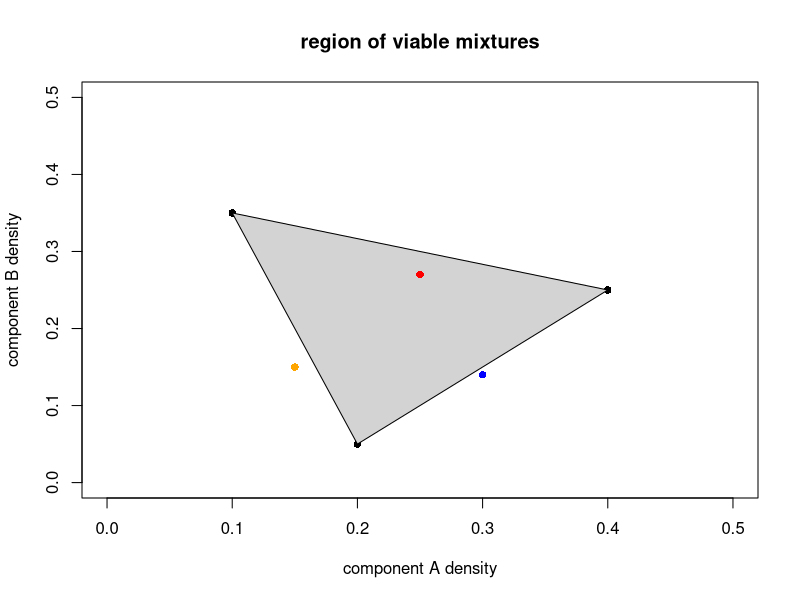

Recreate this plot in R.
# CS531 HW4 problem 3

# Problem 3, (d)
# visualize the triangle region of possible mixtures

x = c(.1, .2, .4)
y = c(.35, .05, .25)
plot(y~x, pch=16, main='region of viable mixtures', 
     xlim=c(0,0.5), ylim=c(0,0.5), xlab='component A density', ylab='component B density')
polygon(x,y,col = 'lightgray')
points(x=c(.25,.3,.15), y=c(.27,.14,.15), 
       pch=16, col=c('red','blue','orange'))